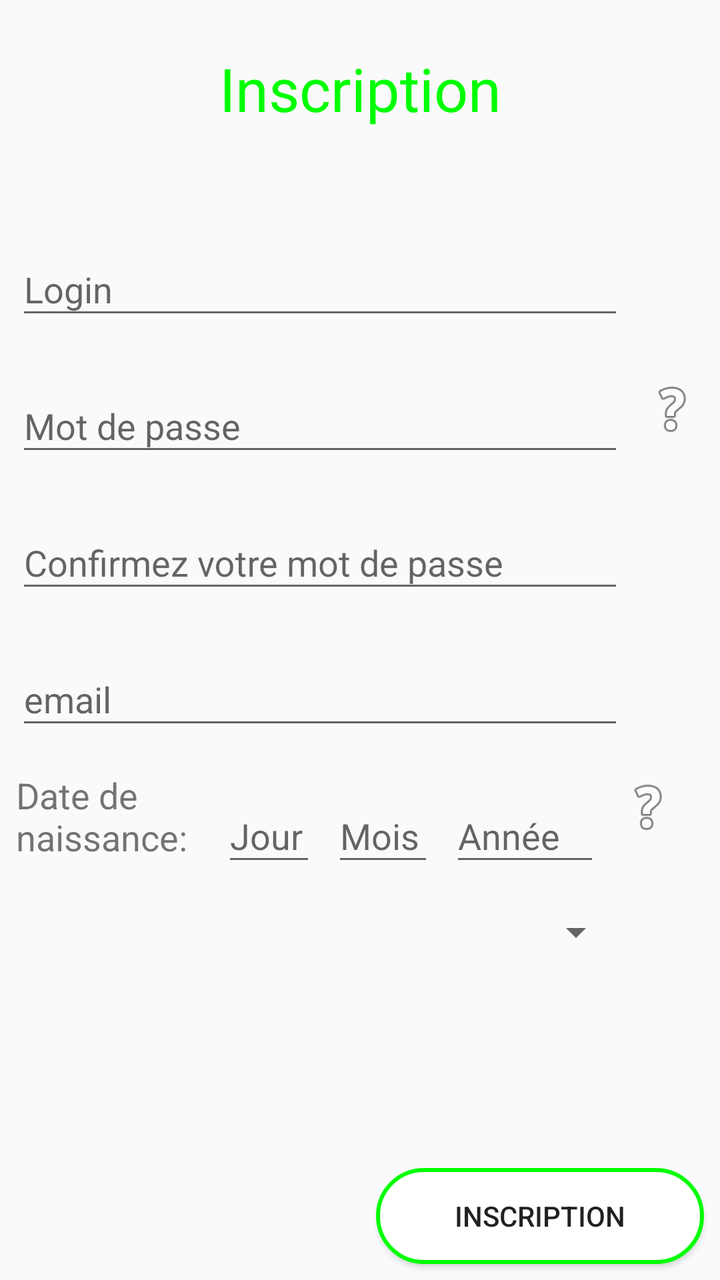
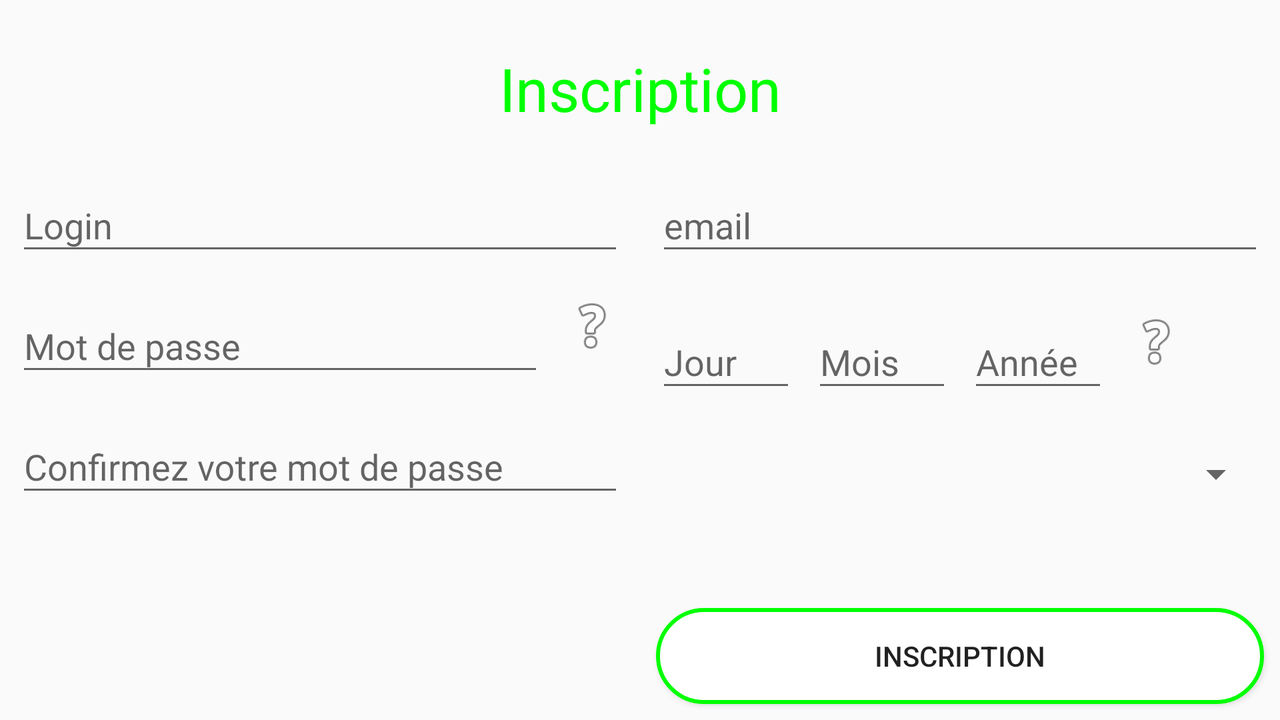

An Android layout and its configuration variant, each rendered on a device that would load it. The default file and the variant file are quoted in full after the pictures.
<!-- AndroidManifest.xml: application theme AppTheme -->
<!-- res/layout/activity_signup.xml -->
<?xml version="1.0" encoding="utf-8"?>
<android.support.constraint.ConstraintLayout
    xmlns:android="http://schemas.android.com/apk/res/android"
    xmlns:app="http://schemas.android.com/apk/res-auto"
    xmlns:tools="http://schemas.android.com/tools"
    android:layout_width="match_parent"
    android:layout_height="match_parent">

    <TextView
        android:id="@+id/titre_SignUpPage"
        android:layout_width="0dp"
        android:layout_height="wrap_content"
        android:layout_marginStart="8dp"
        android:layout_marginLeft="8dp"
        android:layout_marginTop="24dp"
        android:layout_marginEnd="8dp"
        android:layout_marginRight="8dp"
        android:gravity="center"
        android:text="@string/inscription_signUpActivity"
        android:textColor="@color/app_color"
        android:textSize="30sp"
        app:layout_constraintEnd_toEndOf="parent"
        app:layout_constraintStart_toStartOf="parent"
        app:layout_constraintTop_toTopOf="parent" />

    <android.support.design.widget.TextInputLayout
        android:id="@+id/login_signUpActivity"
        android:layout_width="0dp"
        android:layout_height="wrap_content"
        android:layout_marginStart="8dp"
        android:layout_marginLeft="8dp"
        android:layout_marginTop="48dp"
        android:layout_marginEnd="48dp"
        android:layout_marginRight="48dp"
        app:layout_constraintEnd_toEndOf="parent"
        app:layout_constraintStart_toStartOf="parent"
        app:layout_constraintTop_toBottomOf="@+id/titre_SignUpPage">

        <android.support.design.widget.TextInputEditText
            android:layout_width="match_parent"
            android:layout_height="wrap_content"
            android:hint="@string/login_signUpActivity"
            android:inputType="text"
            android:maxLines="1" />
    </android.support.design.widget.TextInputLayout>

    <android.support.design.widget.TextInputLayout
        android:id="@+id/password_signUpActivity"
        android:layout_width="0dp"
        android:layout_height="wrap_content"
        android:layout_marginStart="8dp"
        android:layout_marginLeft="8dp"
        android:layout_marginTop="16dp"
        android:layout_marginEnd="48dp"
        android:layout_marginRight="48dp"
        app:layout_constraintEnd_toEndOf="parent"
        app:layout_constraintStart_toStartOf="parent"
        app:layout_constraintTop_toBottomOf="@+id/login_signUpActivity">

        <android.support.design.widget.TextInputEditText
            android:layout_width="match_parent"
            android:layout_height="wrap_content"
            android:maxLines="1"
            android:inputType="textPassword"
            android:hint="@string/mot_de_passe_signUpActivity" />
    </android.support.design.widget.TextInputLayout>

    <android.support.design.widget.TextInputLayout
        android:id="@+id/confirmPassword_signUpActivity"
        android:layout_width="0dp"
        android:layout_height="wrap_content"
        android:layout_marginStart="8dp"
        android:layout_marginLeft="8dp"
        android:layout_marginTop="16dp"
        android:layout_marginEnd="48dp"
        android:layout_marginRight="48dp"
        app:layout_constraintEnd_toEndOf="parent"
        app:layout_constraintStart_toStartOf="parent"
        app:layout_constraintTop_toBottomOf="@+id/password_signUpActivity">

        <android.support.design.widget.TextInputEditText
            android:layout_width="match_parent"
            android:layout_height="wrap_content"
            android:maxLines="1"
            android:inputType="textPassword"
            android:hint="@string/confirmez_votre_mot_de_passe_signUpActivity" />
    </android.support.design.widget.TextInputLayout>

    <android.support.design.widget.TextInputLayout
        android:id="@+id/email_signUpActivity"
        android:layout_width="0dp"
        android:layout_height="wrap_content"
        android:layout_marginStart="8dp"
        android:layout_marginLeft="8dp"
        android:layout_marginTop="16dp"
        android:layout_marginEnd="48dp"
        android:layout_marginRight="48dp"
        app:layout_constraintEnd_toEndOf="parent"
        app:layout_constraintStart_toStartOf="parent"
        app:layout_constraintTop_toBottomOf="@+id/confirmPassword_signUpActivity">

        <android.support.design.widget.TextInputEditText
            android:layout_width="match_parent"
            android:layout_height="wrap_content"
            android:maxLines="1"
            android:inputType="text"
            android:hint="@string/email_signUpActivity" />
    </android.support.design.widget.TextInputLayout>

    <Spinner
        android:id="@+id/spinnerCity"
        android:layout_width="0dp"
        android:layout_height="wrap_content"
        android:layout_marginStart="8dp"
        android:layout_marginLeft="8dp"
        android:layout_marginTop="16dp"
        android:layout_marginEnd="48dp"
        android:layout_marginRight="48dp"
        app:layout_constraintEnd_toEndOf="parent"
        app:layout_constraintStart_toStartOf="parent"
        app:layout_constraintTop_toBottomOf="@+id/month_birthDat_SignUpActivity" />

    <Button
        android:id="@+id/buttonSignUp"
        android:layout_width="0dp"
        android:layout_height="wrap_content"
        android:layout_marginStart="8dp"
        android:layout_marginLeft="8dp"
        android:layout_marginEnd="8dp"
        android:layout_marginRight="8dp"
        android:layout_marginBottom="8dp"
        android:background="@drawable/ripple_effect"
        android:text="@string/inscription_signUpActivity"
        app:layout_constraintBottom_toBottomOf="parent"
        app:layout_constraintEnd_toEndOf="parent"
        app:layout_constraintStart_toEndOf="@+id/guideline7" />

    <android.support.constraint.Guideline
        android:id="@+id/guideline7"
        android:layout_width="wrap_content"
        android:layout_height="wrap_content"
        android:orientation="vertical"
        app:layout_constraintGuide_percent="0.5" />

    <android.support.design.widget.TextInputLayout
        android:id="@+id/day_birthDat_SignUpActivity"
        android:layout_width="47dp"
        android:layout_height="wrap_content"
        android:layout_marginStart="8dp"
        android:layout_marginLeft="8dp"
        android:layout_marginTop="16dp"
        app:layout_constraintStart_toEndOf="@+id/textView8"
        app:layout_constraintTop_toBottomOf="@+id/email_signUpActivity">

        <android.support.design.widget.TextInputEditText
            android:layout_width="match_parent"
            android:layout_height="wrap_content"
            android:hint="@string/jour_SignUpActivity"
            android:inputType="number"
            android:maxLines="1" />
    </android.support.design.widget.TextInputLayout>

    <android.support.design.widget.TextInputLayout
        android:id="@+id/month_birthDat_SignUpActivity"
        android:layout_width="51dp"
        android:layout_height="wrap_content"
        android:layout_marginStart="8dp"
        android:layout_marginLeft="8dp"
        android:layout_marginTop="16dp"
        app:layout_constraintStart_toEndOf="@+id/day_birthDat_SignUpActivity"
        app:layout_constraintTop_toBottomOf="@+id/email_signUpActivity">

        <android.support.design.widget.TextInputEditText
            android:layout_width="match_parent"
            android:layout_height="wrap_content"
            android:hint="@string/mois_SignUpActivity"
            android:inputType="number"
            android:maxLines="1" />
    </android.support.design.widget.TextInputLayout>

    <android.support.design.widget.TextInputLayout
        android:id="@+id/year_birthDat_SignUpActivity"
        android:layout_width="75dp"
        android:layout_height="wrap_content"
        android:layout_marginStart="8dp"
        android:layout_marginLeft="8dp"
        android:layout_marginTop="16dp"
        app:layout_constraintStart_toEndOf="@+id/month_birthDat_SignUpActivity"
        app:layout_constraintTop_toBottomOf="@+id/email_signUpActivity">

        <android.support.design.widget.TextInputEditText
            android:layout_width="match_parent"
            android:layout_height="wrap_content"
            android:hint="@string/annee_SignUpActivity"
            android:inputType="number"
            android:maxLines="1" />
    </android.support.design.widget.TextInputLayout>

    <TextView
        android:id="@+id/textView8"
        android:layout_width="95dp"
        android:layout_height="wrap_content"
        android:layout_marginStart="8dp"
        android:layout_marginLeft="8dp"
        android:layout_marginTop="16dp"
        android:layout_marginBottom="8dp"
        android:text="@string/date_de_naissance_SignUpActivity"
        android:textSize="18sp"
        app:layout_constraintBottom_toBottomOf="@+id/month_birthDat_SignUpActivity"
        app:layout_constraintStart_toStartOf="parent"
        app:layout_constraintTop_toBottomOf="@+id/email_signUpActivity" />

    <ImageView
        android:id="@+id/help_button_password_signup_activity"
        android:layout_width="wrap_content"
        android:layout_height="wrap_content"
        android:layout_marginStart="8dp"
        android:layout_marginLeft="8dp"
        android:layout_marginTop="24dp"
        android:contentDescription="@string/help_for_password"
        android:src="@android:drawable/ic_menu_help"
        app:layout_constraintStart_toEndOf="@+id/password_signUpActivity"
        app:layout_constraintTop_toBottomOf="@+id/login_signUpActivity" />

    <ImageView
        android:id="@+id/help_button_birthdate_signup_activity"
        android:layout_width="wrap_content"
        android:layout_height="36dp"
        android:layout_marginStart="8dp"
        android:layout_marginLeft="8dp"
        android:layout_marginTop="16dp"
        android:contentDescription="@string/help_for_birthdate"
        android:src="@android:drawable/ic_menu_help"
        app:layout_constraintStart_toEndOf="@+id/year_birthDat_SignUpActivity"
        app:layout_constraintTop_toBottomOf="@+id/email_signUpActivity" />

</android.support.constraint.ConstraintLayout>
<!-- resources referenced by this layout -->
<resources>
  <color name="app_color">#00FF00</color>
  <!-- drawable ripple_effect (drawable) -->
  <?xml version="1.0" encoding="utf-8"?>
  <selector xmlns:android="http://schemas.android.com/apk/res/android">
      <item>
          <shape android:shape="rectangle">
              <stroke android:width="1dp" android:color="@color/app_color" />
              <solid android:color="#FFFFFF"/>
              <corners android:radius="45dp" />
          </shape>
      </item>
  </selector>
  <string name="annee_SignUpActivity">Année</string>
  <string name="confirmez_votre_mot_de_passe_signUpActivity">Confirmez votre mot de passe</string>
  <string name="date_de_naissance_SignUpActivity">Date de naissance:</string>
  <string name="email_signUpActivity">email</string>
  <string name="help_for_birthdate">help for birthdate</string>
  <string name="help_for_password">help for password</string>
  <string name="inscription_signUpActivity">Inscription</string>
  <string name="jour_SignUpActivity">Jour</string>
  <string name="login_signUpActivity">Login</string>
  <string name="mois_SignUpActivity">Mois</string>
  <string name="mot_de_passe_signUpActivity">Mot de passe</string>
  <style name="AppTheme" parent="Theme.AppCompat.Light.NoActionBar">
          
          <item name="colorPrimary">@color/app_color</item>
          <item name="colorPrimaryDark">@color/app_color</item>
          <item name="colorAccent">@color/app_color</item>
  
          <item name="android:windowNoTitle">true</item>
          <item name="android:windowFullscreen">true</item>
      </style>
</resources>
<!-- res/layout-land/activity_signup.xml (the repository's variant of the layout above) -->
<!-- drawn on the phone turned sideways -->
<?xml version="1.0" encoding="utf-8"?>
<android.support.constraint.ConstraintLayout
    xmlns:android="http://schemas.android.com/apk/res/android"
    xmlns:app="http://schemas.android.com/apk/res-auto"
    xmlns:tools="http://schemas.android.com/tools"
    android:layout_width="match_parent"
    android:layout_height="match_parent">

    <TextView
        android:id="@+id/titre_SignUpPage"
        android:layout_width="0dp"
        android:layout_height="wrap_content"
        android:layout_marginStart="8dp"
        android:layout_marginLeft="8dp"
        android:layout_marginTop="24dp"
        android:layout_marginEnd="8dp"
        android:layout_marginRight="8dp"
        android:gravity="center"
        android:text="@string/inscription_signUpActivity"
        android:textColor="@color/app_color"
        android:textSize="30sp"
        app:layout_constraintEnd_toEndOf="parent"
        app:layout_constraintStart_toStartOf="parent"
        app:layout_constraintTop_toTopOf="parent" />

    <android.support.design.widget.TextInputLayout
        android:id="@+id/login_signUpActivity"
        android:layout_width="0dp"
        android:layout_height="wrap_content"
        android:layout_marginStart="8dp"
        android:layout_marginLeft="8dp"
        android:layout_marginTop="16dp"
        android:layout_marginEnd="8dp"
        android:layout_marginRight="8dp"
        app:layout_constraintEnd_toStartOf="@+id/guideline7"
        app:layout_constraintStart_toStartOf="parent"
        app:layout_constraintTop_toBottomOf="@+id/titre_SignUpPage">

        <android.support.design.widget.TextInputEditText
            android:layout_width="match_parent"
            android:layout_height="wrap_content"
            android:hint="@string/login_signUpActivity"
            android:inputType="text"
            android:maxLines="1" />
    </android.support.design.widget.TextInputLayout>

    <android.support.design.widget.TextInputLayout
        android:id="@+id/password_signUpActivity"
        android:layout_width="0dp"
        android:layout_height="wrap_content"
        android:layout_marginStart="8dp"
        android:layout_marginLeft="8dp"
        android:layout_marginTop="8dp"
        android:layout_marginEnd="8dp"
        android:layout_marginRight="8dp"
        app:layout_constraintEnd_toStartOf="@+id/help_button_password_signup_activity"
        app:layout_constraintStart_toStartOf="parent"
        app:layout_constraintTop_toBottomOf="@+id/login_signUpActivity">

        <android.support.design.widget.TextInputEditText
            android:layout_width="match_parent"
            android:layout_height="wrap_content"
            android:hint="@string/mot_de_passe_signUpActivity"
            android:inputType="textPassword" />
    </android.support.design.widget.TextInputLayout>

    <android.support.design.widget.TextInputLayout
        android:id="@+id/confirmPassword_signUpActivity"
        android:layout_width="0dp"
        android:layout_height="wrap_content"
        android:layout_marginStart="8dp"
        android:layout_marginLeft="8dp"
        android:layout_marginTop="8dp"
        android:layout_marginEnd="8dp"
        android:layout_marginRight="8dp"
        app:layout_constraintEnd_toStartOf="@+id/guideline7"
        app:layout_constraintStart_toStartOf="parent"
        app:layout_constraintTop_toBottomOf="@+id/password_signUpActivity">

        <android.support.design.widget.TextInputEditText
            android:layout_width="match_parent"
            android:layout_height="wrap_content"
            android:hint="@string/confirmez_votre_mot_de_passe_signUpActivity"
            android:inputType="textPassword" />
    </android.support.design.widget.TextInputLayout>

    <android.support.design.widget.TextInputLayout
        android:id="@+id/email_signUpActivity"
        android:layout_width="0dp"
        android:layout_height="wrap_content"
        android:layout_marginStart="8dp"
        android:layout_marginLeft="8dp"
        android:layout_marginTop="16dp"
        android:layout_marginEnd="8dp"
        android:layout_marginRight="8dp"
        app:layout_constraintEnd_toEndOf="parent"
        app:layout_constraintStart_toStartOf="@+id/guideline7"
        app:layout_constraintTop_toBottomOf="@+id/titre_SignUpPage">

        <android.support.design.widget.TextInputEditText
            android:layout_width="match_parent"
            android:layout_height="wrap_content"
            android:hint="@string/email_signUpActivity"
            android:maxLines="1"
            android:inputType="text"/>
    </android.support.design.widget.TextInputLayout>

    <Spinner
        android:id="@+id/spinnerCity"
        android:layout_width="0dp"
        android:layout_height="wrap_content"
        android:layout_marginStart="8dp"
        android:layout_marginLeft="8dp"
        android:layout_marginTop="24dp"
        android:layout_marginEnd="8dp"
        android:layout_marginRight="8dp"
        app:layout_constraintEnd_toEndOf="parent"
        app:layout_constraintStart_toStartOf="@+id/guideline7"
        app:layout_constraintTop_toBottomOf="@+id/month_birthDat_SignUpActivity" />

    <Button
        android:id="@+id/buttonSignUp"
        android:layout_width="0dp"
        android:layout_height="wrap_content"
        android:layout_marginStart="8dp"
        android:layout_marginLeft="8dp"
        android:layout_marginEnd="8dp"
        android:layout_marginRight="8dp"
        android:layout_marginBottom="8dp"
        android:background="@drawable/ripple_effect"
        android:text="@string/inscription_signUpActivity"
        app:layout_constraintBottom_toBottomOf="parent"
        app:layout_constraintEnd_toEndOf="parent"
        app:layout_constraintStart_toEndOf="@+id/guideline7" />

    <android.support.constraint.Guideline
        android:id="@+id/guideline7"
        android:layout_width="wrap_content"
        android:layout_height="wrap_content"
        android:orientation="vertical"
        app:layout_constraintGuide_percent="0.5" />

    <android.support.design.widget.TextInputLayout
        android:id="@+id/day_birthDat_SignUpActivity"
        android:layout_width="70dp"
        android:layout_height="wrap_content"
        android:layout_marginStart="8dp"
        android:layout_marginLeft="8dp"
        android:layout_marginTop="16dp"
        app:layout_constraintStart_toStartOf="@+id/guideline7"
        app:layout_constraintTop_toBottomOf="@+id/email_signUpActivity">

        <android.support.design.widget.TextInputEditText
            android:layout_width="match_parent"
            android:layout_height="wrap_content"
            android:hint="@string/jour_SignUpActivity"
            android:inputType="number"
            android:maxLines="1"/>
    </android.support.design.widget.TextInputLayout>

    <android.support.design.widget.TextInputLayout
        android:id="@+id/month_birthDat_SignUpActivity"
        android:layout_width="70dp"
        android:layout_height="wrap_content"
        android:layout_marginStart="8dp"
        android:layout_marginLeft="8dp"
        android:layout_marginTop="16dp"
        app:layout_constraintStart_toEndOf="@+id/day_birthDat_SignUpActivity"
        app:layout_constraintTop_toBottomOf="@+id/email_signUpActivity">

        <android.support.design.widget.TextInputEditText
            android:layout_width="match_parent"
            android:layout_height="wrap_content"
            android:hint="@string/mois_SignUpActivity"
            android:inputType="number"
            android:maxLines="1"/>
    </android.support.design.widget.TextInputLayout>

    <android.support.design.widget.TextInputLayout
        android:id="@+id/year_birthDat_SignUpActivity"
        android:layout_width="70dp"
        android:layout_height="wrap_content"
        android:layout_marginStart="8dp"
        android:layout_marginLeft="8dp"
        android:layout_marginTop="16dp"
        app:layout_constraintStart_toEndOf="@+id/month_birthDat_SignUpActivity"
        app:layout_constraintTop_toBottomOf="@+id/email_signUpActivity">

        <android.support.design.widget.TextInputEditText
            android:layout_width="match_parent"
            android:layout_height="wrap_content"
            android:hint="@string/annee_SignUpActivity"
            android:inputType="number"
            android:maxLines="1"/>
    </android.support.design.widget.TextInputLayout>

    <ImageView
        android:id="@+id/help_button_password_signup_activity"
        android:layout_width="wrap_content"
        android:layout_height="0dp"
        android:layout_marginTop="8dp"
        android:layout_marginEnd="8dp"
        android:layout_marginRight="8dp"
        android:layout_marginBottom="8dp"
        android:contentDescription="@string/help_for_password"
        android:src="@android:drawable/ic_menu_help"
        app:layout_constraintBottom_toBottomOf="@+id/password_signUpActivity"
        app:layout_constraintEnd_toStartOf="@+id/guideline7"
        app:layout_constraintTop_toBottomOf="@+id/login_signUpActivity" />

    <ImageView
        android:id="@+id/help_button_birthdate_signup_activity"
        android:layout_width="wrap_content"
        android:layout_height="0dp"
        android:layout_marginStart="8dp"
        android:layout_marginLeft="8dp"
        android:layout_marginTop="16dp"
        android:layout_marginBottom="8dp"
        android:contentDescription="@string/help_for_birthdate"
        android:src="@android:drawable/ic_menu_help"
        app:layout_constraintBottom_toBottomOf="@+id/year_birthDat_SignUpActivity"
        app:layout_constraintStart_toEndOf="@+id/year_birthDat_SignUpActivity"
        app:layout_constraintTop_toBottomOf="@+id/email_signUpActivity" />


</android.support.constraint.ConstraintLayout>
<!-- resources referenced by the variant -->
<!-- as the phone turned sideways resolves them -->
<resources>
  <color name="app_color">#00FF00</color>
  <!-- drawable ripple_effect (drawable) -->
  <?xml version="1.0" encoding="utf-8"?>
  <selector xmlns:android="http://schemas.android.com/apk/res/android">
      <item>
          <shape android:shape="rectangle">
              <stroke android:width="1dp" android:color="@color/app_color" />
              <solid android:color="#FFFFFF"/>
              <corners android:radius="45dp" />
          </shape>
      </item>
  </selector>
  <string name="annee_SignUpActivity">Année</string>
  <string name="confirmez_votre_mot_de_passe_signUpActivity">Confirmez votre mot de passe</string>
  <string name="email_signUpActivity">email</string>
  <string name="help_for_birthdate">help for birthdate</string>
  <string name="help_for_password">help for password</string>
  <string name="inscription_signUpActivity">Inscription</string>
  <string name="jour_SignUpActivity">Jour</string>
  <string name="login_signUpActivity">Login</string>
  <string name="mois_SignUpActivity">Mois</string>
  <string name="mot_de_passe_signUpActivity">Mot de passe</string>
  <style name="AppTheme" parent="Theme.AppCompat.Light.NoActionBar">
          
          <item name="colorPrimary">@color/app_color</item>
          <item name="colorPrimaryDark">@color/app_color</item>
          <item name="colorAccent">@color/app_color</item>
  
          <item name="android:windowNoTitle">true</item>
          <item name="android:windowFullscreen">true</item>
      </style>
</resources>
